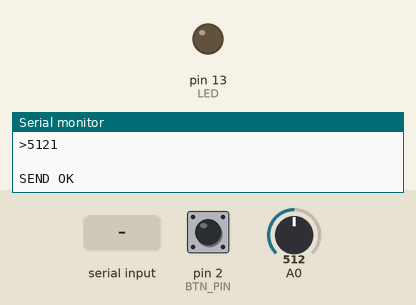
Simulated run of this sketch. Board: Arduino Mega 2560, built with avr-gcc and run on an emulated ATmega2560. On the bench: output pins drawn as LEDs (lit = HIGH), the last lines printed to the serial monitor. The inputs (shaded band) are chosen by the test bench; at power-on: pin 2 (BTN_PIN) LOW, A0 = 512. The modem accepts every AT command (registered, SIM ready, sends succeed) and sends nothing else.

Above: at 7.4 s.
7.5 s: "L" received over the second serial link
At 7.74 s:
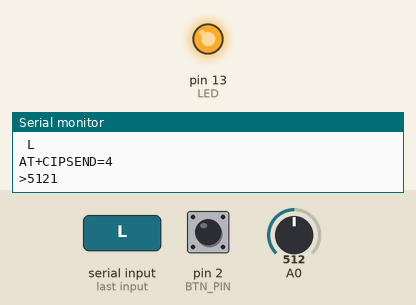
10.3 s: pin 2 (BTN_PIN) pulled HIGH for 0.15 s
11.9 s: pin 2 (BTN_PIN) pulled HIGH for 1 s
Timing chart, 0 to 14.9 s (numbered marks = the images above; inputs shaded):
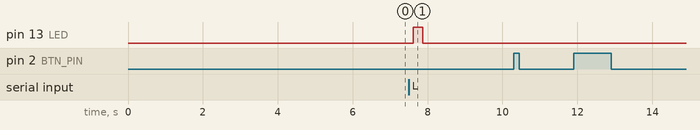

The sketch:

client_CDS.ino
```cpp
int LED = 13;         // LED 핀 번호
#define BTN_PIN 2     // 버튼 핀 번호

int status = 0;       // 상태 플래그 (0: 작동, 1: 중지)

// Wi-fi 설정
String ssid = "jeongtong";        // Wi-fi 이름
String PASSWORD = "12345678";     // Wi-fi 비밀번호
String host = "192.168.0.75";     // 서버 주소
String port = "9000";             // 서버 포트 번호

// Wi-fi 연결 함수
void connectWifi(){

  Serial.println(Serial3.read());                               // ESP8266에 남아있는 데이터 출력
  String join ="AT+CWJAP=\""+ssid+"\",\""+PASSWORD+"\"";        // Wi-fi 연결 명령 생성

  Serial.println("Connect Wifi...");
  delay(1000);
  Serial3.println(join);                                        // ESP8266에 Wi-fi 연결 명령 전송
  delay(3000);

  if(Serial3.find("OK"))                                        // Wi-fi 연결 성공 시
  {
    Serial.print("WIFI connect\n");                             // 연결 성공 시 메시지 출력
  }else
  {
    Serial.println("connect timeout\n");                        // 연결 실패 시 메시지 출력
  }
  delay(1000);
}

// 서버와 TCP 연결 함수
void connectTCP(){
    delay(100);
    Serial.println("connect TCP...");
    Serial3.println("AT+CIPSTART=\"TCP\",\""+host+"\","+port);  // ESP8266에 TCP 연결 명령 전송
    delay(100);
    if(Serial.find("ERROR")) return;                            // 연결 실패 시 함수 종료
}

// 클라이언트 -> 서버 데이터 전송 함수
void httpclient(String char_input){
  String cmd=char_input;                                        // 전송할 데이터
  Serial3.print("AT+CIPSEND=");                                 // 데이터 길이 전송 명령
  Serial3.println(cmd.length());                                // 전송 데이터 길이 입력
  Serial.print("AT+CIPSEND=");
  Serial.println(cmd.length());                                 // 전송 데이터 길이 확인 (디버그)

  if(Serial3.find(">"))                                         // ESP8266 데이터 전송 준비 상태 확인
  {
    Serial.print(">");                                          // 전송 가능
  }else
  {
    Serial.println("connect timeout");                          // 전송 불가능
    delay(100);
    Serial3.println("AT+CIPCLOSE");                             // 서버 연결 종료
    connectWifi();                                              // Wi-fi 재연결
    connectTCP();                                               // TCP 재연결
  }

  delay(50);
  Serial3.println(cmd);                                         // 데이터 전송
  Serial.println(cmd);
  delay(100);
}

// 초기 설정
void setup()
{
  Serial3.begin(115200);            // ESP8266과의 통신 속도 설정 (115200bps)
  Serial3.setTimeout(5000);         // ESP8266 응답 대기 시간 설정 (5초)
  Serial.begin(115200);             // 시리얼 모니터와의 통신 속도 설정 (115200bps)

  pinMode(LED, OUTPUT);             // LED 핀 출력 모드 설정

  pinMode(BTN_PIN, INPUT);          // 버튼 핀 입력 모드 설정

  connectWifi();                    // Wi-fi 연결 함수 호출
  connectTCP();                     // TCP 연결 함수 호출
}

// 메인 루프
void loop()
{
  int readValue = analogRead(A0);                   // A0 핀에서 아날로그 값 읽기 (CDS)

  // 전송할 데이터 생성
  String str_output = String(readValue*10+1);       // A0 값에 계산 적용, 전송 데이터 생성

  // 서버로 데이터 전송
  httpclient(str_output);                           // 데이터 전송 함수 호출

  // ESP8266에서 서버 응답 확인
  while (Serial3.available()) {
    char ch = static_cast<char>(Serial3.read());    // 응답 수신
    Serial.print(ch);                               // 서버 응답 출력
    if(ch == 'L')                                   // 서버로부터 'L' 응답이 오는 경우 (LED_ON)
      digitalWrite(13, 255);                        // LED 켜기
    else if(ch == 'K')                              // 서버로부터 'K' 응답이 오는 경우 (OK)
      digitalWrite(13, 0);                          // LED 끄기
  }
  Serial.println("");

  // 버튼을 눌렀을 때
  if (digitalRead(BTN_PIN)){
    Serial.println("stop");
    Serial.println("Press button to restart");
    delay(1000);
    status = 1;                                     // 상태를 중지로 변경
  }

  // status가 1일 때
  while (status){                                   // 딜레이 반복을 통해 멈춤
    delay(500);                                     // 0.5초 딜레이
    if (digitalRead(BTN_PIN)){                      // 버튼이 눌리면
      Serial.println("return");
      status = 0;                                   // 상태를 작동으로 변경
      delay(1200);                                  // 1.2초 대기
      break;                                        // 멈춤 상태 탈출
    }
    delay(10);
  }
  delay(100);                                       // 다음 loop 0.1초 대기
}
```

Measured:
- after the input at 7.5 s, pin 13 (LED): LOW → HIGH after 0.12 s, → LOW 0.25 s later
